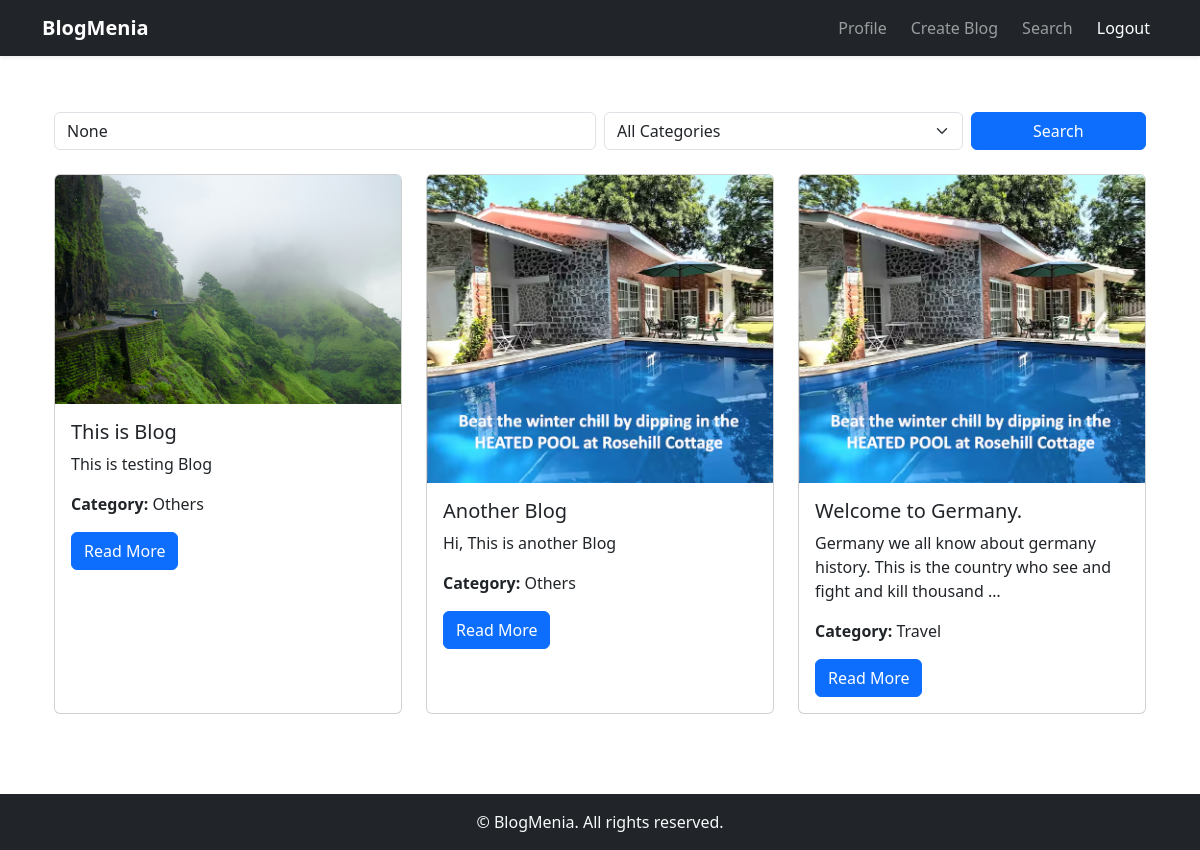
Screenshot of /blogs/search/ (signed in) with the database file from the repository.
### blog/models.py (models this page shows, shortened)
class Blog(models.Model):
    CATEGORY_CHOICES = [
        ('others', 'Others'),
        ('life', "Life"),
        ('food', "Food"),
        ('fashions', 'Fashions'),
        ('travel', 'Travel'),
        ('bollywood', 'Bollywood'),
        ('cricket', 'Cricket'),
        ('others', 'Others'),
    ]
    user = models.ForeignKey(settings.AUTH_USER_MODEL, on_delete=models.CASCADE)
    title = models.CharField(max_length=200)
    content = models.TextField(max_length=5000)
    category = models.CharField(max_length=50, choices=CATEGORY_CHOICES, default='others')
    image = models.ImageField(upload_to='blog_images/')
    createdAt = models.DateTimeField(auto_now_add=True)

### blog/views.py (the view)
# urls.py: path('search/', views.blog_search, name='blog_search'),
def blog_search(request):
    query = request.GET.get('q')
    category = request.GET.get('category')
    blogs = Blog.objects.all()
    if query:
        blogs = blogs.filter(title__icontains=query)
    if category and category != 'all':
        blogs = blogs.filter(category=category)
    return render(request, 'blog_search.html', {
        'blogs': blogs,
        'categories': Blog.CATEGORY_CHOICES,
        'selected_category': category,
        'search_query': query,
    })

### blog/templates/blog_search.html (shortened to what this page needs)
{% extends "layout.html" %}
{% block content %}
<div class="container my-5">
    <form method="GET" class="mb-4">
        <div class="row g-2">
            <div class="col-md-6">
                <input type="text" name="q" class="form-control" placeholder="Search by title..." value="{{ search_query }}">
            </div>
            <div class="col-md-4">
                <select name="category" class="form-select">
                    <option value="all">All Categories</option>
                </select>
            </div>
            <div class="col-md-2">
                <button type="submit" class="btn btn-primary w-100">Search</button>
            </div>
        </div>
    </form>
    <div class="row">
        {% if blogs %}
            {% for blog in blogs %}
                <div class="col-md-4 mb-4">
                    <div class="card h-100">
                        <img src="{{ blog.image.url }}" class="card-img-top" alt="{{ blog.title }}">
                        <div class="card-body">
                            <h5 class="card-title">{{ blog.title }}</h5>
                            <p class="card-text">{{ blog.content|truncatechars:100 }}</p>
                            <p><strong>Category:</strong> {{ blog.get_category_display }}</p>
                            <a href="{% url 'blog_detail' blog.id %}" class="btn btn-primary">Read More</a>
                        </div>
                    </div>
                </div>
            {% endfor %}
        {% else %}
            <p>No blogs found.</p>
        {% endif %}
    </div>
</div>
{% endblock %}

### templates/layout.html (style rules this page uses)
body { min-height: 100vh; display: flex; flex-direction: column; }

### rows the page displays
Blog: image (picture), title "This is Blog", content "This is testing Blog", category "Others"
Blog: image (picture), title "Another Blog", content "Hi, This is another Blog", category "Others"
Blog: image (picture), title "Welcome to Germany.", content "Germany we all know about germany history. This is the country who see and fight and kill thousand …", category "Travel"
